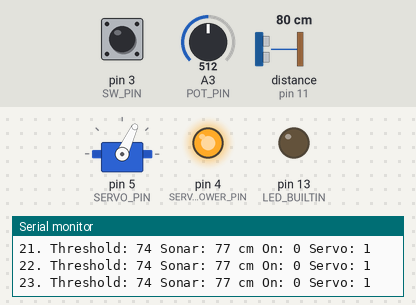
A sketch run on a simulated Arduino Uno, built with avr-gcc and run on an emulated ATmega328P. Parts: servo, output pins drawn as LEDs (lit = HIGH), the last lines printed to the serial monitor. The test bench sets the inputs (shaded band); at power-on: pin 3 (SW_PIN) HIGH, distance to the obstacle (sensor on pin 11) 80 cm, A3 (POT_PIN) = 512. The echo pulse lasts 58.3 µs per cm.

Above: at 6.2 s.
6.3 s: pin 3 (SW_PIN) pulled LOW for 1 s
At 8.2 s:
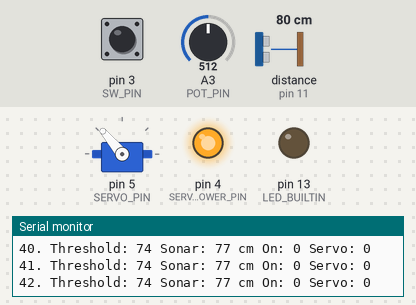
9.3 s: distance to the obstacle (sensor on pin 11) set to 72 cm
At 10.6 s:
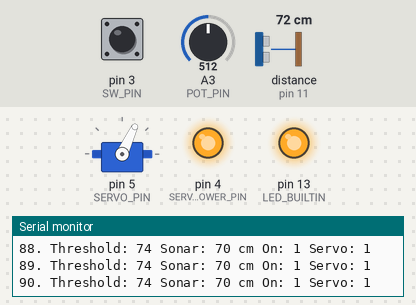
10.9 s: A3 (POT_PIN) set to 306
At 12.1 s:
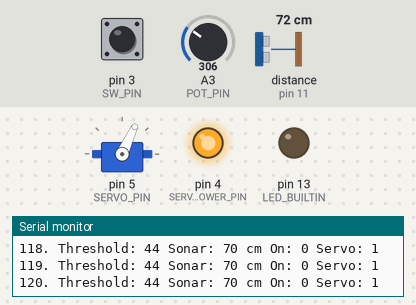
12.5 s: A3 (POT_PIN) set to 1023
At 13.5 s:
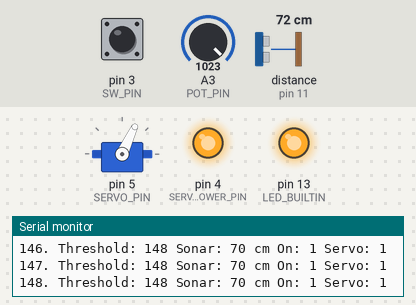
14.0 s: A3 (POT_PIN) set to 140
At 14.5 s:
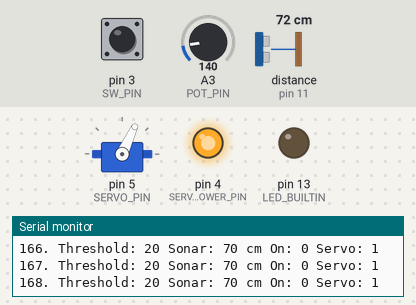
15.6 s: A3 (POT_PIN) set to 716
At 16.9 s:
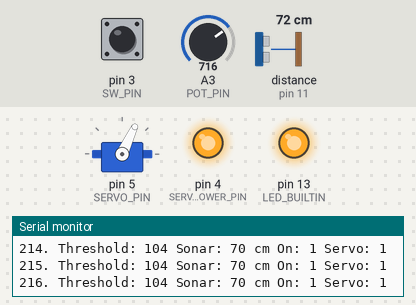
Timing chart, 0 to 18.2 s (numbered marks = the images above; inputs shaded):
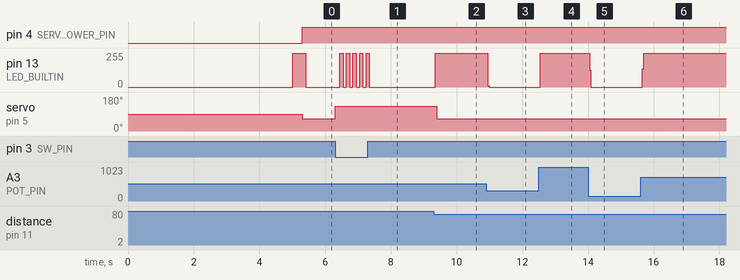

Measured:
- the behaviour switches between 77 and 76 cm on distance to the obstacle (sensor on pin 11) (found by bisection; images 1 and 2)
- after the input at 6.3 s, pin 13 (LED_BUILTIN): alternates 255/255 for 0.10 s and 0/255 for 0.10 s, 10 changes in all, then stays 0/255, starting after 0.15 s; servo on pin 5 (SERVO_PIN): 65° → 130° at once
- after the input at 9.3 s, pin 13 (LED_BUILTIN): 0/255 → 255/255 after 0.06 s; servo on pin 5 (SERVO_PIN): 130° → 65° after 0.10 s
- after the input at 10.9 s, pin 13 (LED_BUILTIN): 255/255 → 0/255 after 0.05 s
- after the input at 12.5 s, pin 13 (LED_BUILTIN): 0/255 → 255/255 after 0.05 s
- after the input at 14.0 s, pin 13 (LED_BUILTIN): 255/255 → 0/255 after 0.05 s
- after the input at 15.6 s, pin 13 (LED_BUILTIN): 0/255 → 255/255 after 0.05 s

The sketch:

main.ino
```cpp
#include <Servo.h>
#include <Wire.h>
#include <Timer.h>
// #include <avr/wdt.h>

#define HCSR04                                 // SRF02 or HCSR04

#if defined(SRF02)
  #include <SonarSRF02.h>
#elif defined(HCSR04)
  #include <HCSR04.h>
#else
  #error "Unsupported sonar device model"
#endif


// Sonar Parameters
#if defined(SRF02)
  #define SONAR_ADDRESS   (0xE0 >> 1)
  #define SONAR_RANGE_MIN (22)
  #define SONAR_RANGE_MAX (150)

  SonarSRF02 Sonar(SONAR_ADDRESS);
  char sonar_unit = 'c';                    // 'i' for inches, 'c' for centimeters, 'm' for micro-seconds
#elif defined(HCSR04)
  #define ECHO_PIN        (11)
  #define TIG_PIN         (10)
  #define SONAR_RANGE_MIN (0)
  #define SONAR_RANGE_MAX (150)

  UltraSonicDistanceSensor Sonar(TIG_PIN, ECHO_PIN);
#else
  #error "Unsupported sonar device model"
#endif

#define SONAR_FILTER    (0.7)

int sonar_thres = 0;
int sonar_dis = 0;

// Switch
#define SW_PIN        (3)
#define BLINK_TIME    (100)

// ADC
#define POT_PIN       (A3)
#define ADC_FILTER    (0.7)

unsigned int pot = 0;

// Servo
#define SERVO_PIN       (5)
#define SERVO_IDLE      (90)
#define SERVO_DELTA     (30)
#define SERVO_ON        (SERVO_IDLE - 25)
#define SERVO_OFF       (SERVO_IDLE + 40)
#define SERVO_POWER_PIN (4)

Servo servo;
unsigned int servo_angle = 0;
bool servo_state = false;

// Timer
#define OFF_TIME        (600000)          // 10 mins

Timer t;
char print_id = 0;
char readADC_id = 0;
char readSonar_id = 0;
char servoOn_id = 0;
char servoOff_id = 0;
char blink_id = 0;

// Other
unsigned int cnt = 0;

void setup() {
  Serial.begin(115200);
  pinMode(LED_BUILTIN, OUTPUT);
  pinMode(SERVO_POWER_PIN, OUTPUT);
  pinMode(SW_PIN, INPUT_PULLUP);
  servo.attach(SERVO_PIN);
  servo.write(SERVO_IDLE);
  delay(5000);

  #if defined(SRF02)
    Sonar.begin();
  #endif


  print_id = t.every(50, print);
  readADC_id =  t.every(10, readADC);
  readSonar_id =  t.every(50, readSonar);
  servoOn_id = t.every(300, servoOn);
  servoOff_id = t.every(OFF_TIME, servoOff);

  blink_id = t.every(BLINK_TIME, blink);
  t.stop(blink_id);

  // wdt_enable(WDTO_8S);
}

void loop() {
  bool sw_state = digitalRead(SW_PIN);
  t.update();

  if (sw_state)
  {
    t.stop(blink_id);

    if (sonar_dis < sonar_thres)
    {
      digitalWrite(LED_BUILTIN, HIGH);
      t.stop(servoOff_id);                            // re-calculate
      servoOff_id = t.every(OFF_TIME, servoOff);
    }
    else
    {
      digitalWrite(LED_BUILTIN, LOW);
    }

    // if (cnt < 10000)
    //   wdt_reset();
  }
  else
  {
      blink_id = t.every(BLINK_TIME, blink);

      // stop all timers
      t.stop(print_id);
      t.stop(readADC_id);
      t.stop(readSonar_id);
      t.stop(servoOn_id);
      t.stop(servoOff_id);

      // re-calculate
      print_id = t.every(50, print);
      readADC_id =  t.every(10, readADC);
      readSonar_id =  t.every(50, readSonar);
      servoOn_id = t.every(300, servoOn);
      servoOff_id = t.every(OFF_TIME, servoOff);

      // turn off
      servo.write(SERVO_OFF);
      servo_state = false;
  }
}

unsigned int filter(unsigned int oldValue, unsigned int newValue, float n)
{
  return (unsigned int)(n * (float)oldValue) + ((1.0 - n) * (float)newValue);
}

void readADC()
{
  pot = filter(pot, analogRead(POT_PIN), ADC_FILTER);

  #if defined(SRF02)
    sonar_thres = map(pot, 0, 1024, SONAR_RANGE_MIN, SONAR_RANGE_MAX);
  #elif defined(HCSR04)
    sonar_thres = map(pot, 0, 1024, SONAR_RANGE_MIN, SONAR_RANGE_MAX);
  #else
    #error "Unsupported sonar device model"
  #endif
}

void readSonar()
{
  #if defined(SRF02)
    sonar_dis = filter(sonar_dis, Sonar.readRange(sonar_unit), SONAR_FILTER);
  #elif defined(HCSR04)
    sonar_dis = filter(sonar_dis, Sonar.measureDistanceCm(), SONAR_FILTER);
  #else
    #error "Unsupported sonar device model"
  #endif
}

void servoOn()
{
  if (sonar_dis < sonar_thres)
  {
    if (servo_state == false)
    {
      digitalWrite(SERVO_POWER_PIN, HIGH);
      servo.write(SERVO_ON);
    }
    servo_state = true;
  }
}

void servoOff()
{
  if (sonar_dis >= sonar_thres)
  {
    if (servo_state == true)
    {
      digitalWrite(SERVO_POWER_PIN, LOW);
      servo.write(SERVO_OFF);
    }
    servo_state = false;
  }
}

void blink()
{
  digitalWrite(LED_BUILTIN, !digitalRead(LED_BUILTIN));
}

void print()
{
  Serial.print(cnt);
  Serial.print(". Threshold: ");
  Serial.print(sonar_thres);
  Serial.print(" Sonar: ");
  Serial.print(sonar_dis);
  Serial.print(" cm");
  Serial.print(" On: ");
  Serial.print(sonar_dis < sonar_thres);
  Serial.print(" Servo: ");
  Serial.print(servo_state);

  Serial.println();

  if (cnt >= 0xFFFFFFFF)
    cnt = 0;
  cnt++;
}
```

Event.h
```cpp
// (licence header left out)
/*  * * * * * * * * * * * * * * * * * * * * * * * * * * *
 Code by Simon Monk
 http://www.simonmonk.org
* * * * * * * * * * * * * * * * * * * * * * * * * * * * */

#ifndef Event_h
#define Event_h

#include <inttypes.h>

#define EVENT_NONE 0
#define EVENT_EVERY 1
#define EVENT_OSCILLATE 2

class Event
{

public:
  Event(void);
  void update(void);
  void update(unsigned long now);
  int8_t eventType;
  unsigned long period;
  int repeatCount;
  uint8_t pin;
  uint8_t pinState;
  void (*callback)(void);
  unsigned long lastEventTime;
  int count;
};

#endif
```

Timer.h
```cpp
// (licence header left out)
/*  * * * * * * * * * * * * * * * * * * * * * * * * * * *
 Code by Simon Monk
 http://www.simonmonk.org
* * * * * * * * * * * * * * * * * * * * * * * * * * * * */

#ifndef Timer_h
#define Timer_h

#include <inttypes.h>
#include "Event.h"

#define MAX_NUMBER_OF_EVENTS (10)

#define TIMER_NOT_AN_EVENT (-2)
#define NO_TIMER_AVAILABLE (-1)

class Timer
{

public:
  Timer(void);

  int8_t every(unsigned long period, void (*callback)(void));
  int8_t every(unsigned long period, void (*callback)(void), int repeatCount);
  int8_t after(unsigned long duration, void (*callback)(void));
  int8_t oscillate(uint8_t pin, unsigned long period, uint8_t startingValue);
  int8_t oscillate(uint8_t pin, unsigned long period, uint8_t startingValue, int repeatCount);

  /**
   * This method will generate a pulse of !startingValue, occuring period after the
   * call of this method and lasting for period. The Pin will be left in !startingValue.
   */
  int8_t pulse(uint8_t pin, unsigned long period, uint8_t startingValue);

  /**
   * This method will generate a pulse of pulseValue, starting immediately and of
   * length period. The pin will be left in the !pulseValue state
   */
  int8_t pulseImmediate(uint8_t pin, unsigned long period, uint8_t pulseValue);
  void stop(int8_t id);
  void update(void);
  void update(unsigned long now);

protected:
  Event _events[MAX_NUMBER_OF_EVENTS];
  int8_t findFreeEventIndex(void);

};

#endif
```
